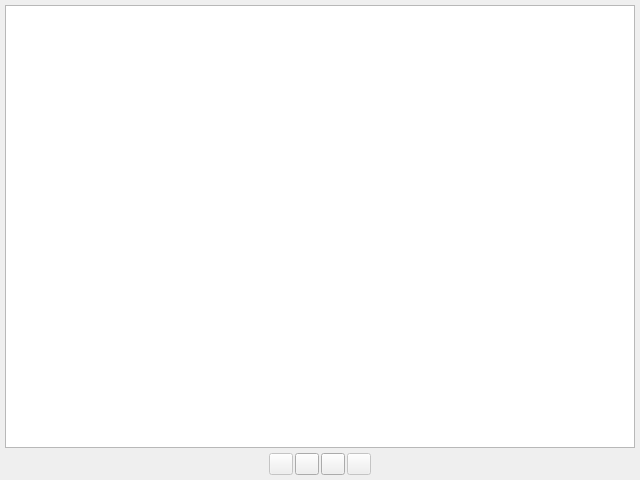
<?xml version="1.0" encoding="UTF-8"?>
<ui version="4.0">
 <class>ModuleManual</class>
 <widget class="QWidget" name="ModuleManual">
  <property name="geometry">
   <rect>
    <x>0</x>
    <y>0</y>
    <width>640</width>
    <height>480</height>
   </rect>
  </property>
  <property name="windowTitle">
   <string>Module Manual</string>
  </property>
  <layout class="QVBoxLayout" name="verticalLayout">
   <property name="spacing">
    <number>5</number>
   </property>
   <property name="leftMargin">
    <number>5</number>
   </property>
   <property name="topMargin">
    <number>5</number>
   </property>
   <property name="rightMargin">
    <number>5</number>
   </property>
   <property name="bottomMargin">
    <number>5</number>
   </property>
   <item>
    <widget class="QTextBrowser" name="textBrowser_Manual">
     <property name="font">
      <font>
       <family>Tahoma</family>
       <pointsize>14</pointsize>
      </font>
     </property>
     <property name="openExternalLinks">
      <bool>true</bool>
     </property>
    </widget>
   </item>
   <item>
    <layout class="QHBoxLayout" name="horizontalLayout">
     <property name="spacing">
      <number>2</number>
     </property>
     <item>
      <spacer name="horizontalSpacer">
       <property name="orientation">
        <enum>Qt::Horizontal</enum>
       </property>
       <property name="sizeHint" stdset="0">
        <size>
         <width>40</width>
         <height>20</height>
        </size>
       </property>
      </spacer>
     </item>
     <item>
      <widget class="QPushButton" name="pushButton_Backward">
       <property name="enabled">
        <bool>false</bool>
       </property>
       <property name="sizePolicy">
        <sizepolicy hsizetype="Minimum" vsizetype="Fixed">
         <horstretch>0</horstretch>
         <verstretch>0</verstretch>
        </sizepolicy>
       </property>
       <property name="maximumSize">
        <size>
         <width>24</width>
         <height>16777215</height>
        </size>
       </property>
       <property name="text">
        <string/>
       </property>
       <property name="icon">
        <iconset resource="res.qrc">
         <normaloff>:/Images/ArrowLeft32.png</normaloff>:/Images/ArrowLeft32.png</iconset>
       </property>
      </widget>
     </item>
     <item>
      <widget class="QPushButton" name="pushButton_Home">
       <property name="sizePolicy">
        <sizepolicy hsizetype="Fixed" vsizetype="Fixed">
         <horstretch>0</horstretch>
         <verstretch>0</verstretch>
        </sizepolicy>
       </property>
       <property name="maximumSize">
        <size>
         <width>24</width>
         <height>24</height>
        </size>
       </property>
       <property name="text">
        <string/>
       </property>
       <property name="icon">
        <iconset resource="res.qrc">
         <normaloff>:/Images/Home32.png</normaloff>:/Images/Home32.png</iconset>
       </property>
       <property name="iconSize">
        <size>
         <width>20</width>
         <height>18</height>
        </size>
       </property>
      </widget>
     </item>
     <item>
      <widget class="QPushButton" name="pushButton_Refresh">
       <property name="sizePolicy">
        <sizepolicy hsizetype="Fixed" vsizetype="Fixed">
         <horstretch>0</horstretch>
         <verstretch>0</verstretch>
        </sizepolicy>
       </property>
       <property name="maximumSize">
        <size>
         <width>24</width>
         <height>24</height>
        </size>
       </property>
       <property name="text">
        <string/>
       </property>
       <property name="icon">
        <iconset resource="res.qrc">
         <normaloff>:/Images/Refresh.png</normaloff>:/Images/Refresh.png</iconset>
       </property>
       <property name="iconSize">
        <size>
         <width>20</width>
         <height>18</height>
        </size>
       </property>
      </widget>
     </item>
     <item>
      <widget class="QPushButton" name="pushButton_Forward">
       <property name="enabled">
        <bool>false</bool>
       </property>
       <property name="maximumSize">
        <size>
         <width>24</width>
         <height>16777215</height>
        </size>
       </property>
       <property name="text">
        <string/>
       </property>
       <property name="icon">
        <iconset resource="res.qrc">
         <normaloff>:/Images/ArrowRight32.png</normaloff>:/Images/ArrowRight32.png</iconset>
       </property>
      </widget>
     </item>
     <item>
      <spacer name="horizontalSpacer_2">
       <property name="orientation">
        <enum>Qt::Horizontal</enum>
       </property>
       <property name="sizeHint" stdset="0">
        <size>
         <width>40</width>
         <height>20</height>
        </size>
       </property>
      </spacer>
     </item>
    </layout>
   </item>
  </layout>
  <action name="action_Reload">
   <property name="enabled">
    <bool>false</bool>
   </property>
   <property name="text">
    <string>Reload</string>
   </property>
   <property name="shortcut">
    <string>F5</string>
   </property>
   <property name="visible">
    <bool>false</bool>
   </property>
  </action>
  <action name="action_Backward">
   <property name="text">
    <string>Backward</string>
   </property>
   <property name="shortcut">
    <string>Left</string>
   </property>
  </action>
  <action name="action_Forward">
   <property name="text">
    <string>Forward</string>
   </property>
   <property name="shortcut">
    <string>Right</string>
   </property>
  </action>
  <action name="action_Close">
   <property name="text">
    <string>Close</string>
   </property>
   <property name="shortcut">
    <string>Esc</string>
   </property>
  </action>
 </widget>
 <resources>
  <include location="res.qrc"/>
 </resources>
 <connections>
  <connection>
   <sender>pushButton_Home</sender>
   <signal>clicked()</signal>
   <receiver>textBrowser_Manual</receiver>
   <slot>home()</slot>
   <hints>
    <hint type="sourcelabel">
     <x>310</x>
     <y>460</y>
    </hint>
    <hint type="destinationlabel">
     <x>403</x>
     <y>358</y>
    </hint>
   </hints>
  </connection>
  <connection>
   <sender>pushButton_Backward</sender>
   <signal>clicked()</signal>
   <receiver>textBrowser_Manual</receiver>
   <slot>backward()</slot>
   <hints>
    <hint type="sourcelabel">
     <x>276</x>
     <y>456</y>
    </hint>
    <hint type="destinationlabel">
     <x>142</x>
     <y>416</y>
    </hint>
   </hints>
  </connection>
  <connection>
   <sender>pushButton_Forward</sender>
   <signal>clicked()</signal>
   <receiver>textBrowser_Manual</receiver>
   <slot>forward()</slot>
   <hints>
    <hint type="sourcelabel">
     <x>370</x>
     <y>473</y>
    </hint>
    <hint type="destinationlabel">
     <x>634</x>
     <y>443</y>
    </hint>
   </hints>
  </connection>
  <connection>
   <sender>textBrowser_Manual</sender>
   <signal>backwardAvailable(bool)</signal>
   <receiver>pushButton_Backward</receiver>
   <slot>setEnabled(bool)</slot>
   <hints>
    <hint type="sourcelabel">
     <x>254</x>
     <y>317</y>
    </hint>
    <hint type="destinationlabel">
     <x>292</x>
     <y>473</y>
    </hint>
   </hints>
  </connection>
  <connection>
   <sender>textBrowser_Manual</sender>
   <signal>forwardAvailable(bool)</signal>
   <receiver>pushButton_Forward</receiver>
   <slot>setEnabled(bool)</slot>
   <hints>
    <hint type="sourcelabel">
     <x>477</x>
     <y>295</y>
    </hint>
    <hint type="destinationlabel">
     <x>370</x>
     <y>473</y>
    </hint>
   </hints>
  </connection>
  <connection>
   <sender>pushButton_Refresh</sender>
   <signal>clicked()</signal>
   <receiver>textBrowser_Manual</receiver>
   <slot>reload()</slot>
   <hints>
    <hint type="sourcelabel">
     <x>333</x>
     <y>456</y>
    </hint>
    <hint type="destinationlabel">
     <x>334</x>
     <y>271</y>
    </hint>
   </hints>
  </connection>
  <connection>
   <sender>action_Reload</sender>
   <signal>triggered()</signal>
   <receiver>textBrowser_Manual</receiver>
   <slot>reload()</slot>
   <hints>
    <hint type="sourcelabel">
     <x>-1</x>
     <y>-1</y>
    </hint>
    <hint type="destinationlabel">
     <x>319</x>
     <y>224</y>
    </hint>
   </hints>
  </connection>
  <connection>
   <sender>action_Backward</sender>
   <signal>triggered()</signal>
   <receiver>textBrowser_Manual</receiver>
   <slot>backward()</slot>
   <hints>
    <hint type="sourcelabel">
     <x>-1</x>
     <y>-1</y>
    </hint>
    <hint type="destinationlabel">
     <x>319</x>
     <y>224</y>
    </hint>
   </hints>
  </connection>
  <connection>
   <sender>action_Forward</sender>
   <signal>triggered()</signal>
   <receiver>textBrowser_Manual</receiver>
   <slot>forward()</slot>
   <hints>
    <hint type="sourcelabel">
     <x>-1</x>
     <y>-1</y>
    </hint>
    <hint type="destinationlabel">
     <x>319</x>
     <y>224</y>
    </hint>
   </hints>
  </connection>
  <connection>
   <sender>action_Close</sender>
   <signal>triggered()</signal>
   <receiver>ModuleManual</receiver>
   <slot>close()</slot>
   <hints>
    <hint type="sourcelabel">
     <x>-1</x>
     <y>-1</y>
    </hint>
    <hint type="destinationlabel">
     <x>319</x>
     <y>239</y>
    </hint>
   </hints>
  </connection>
 </connections>
</ui>
